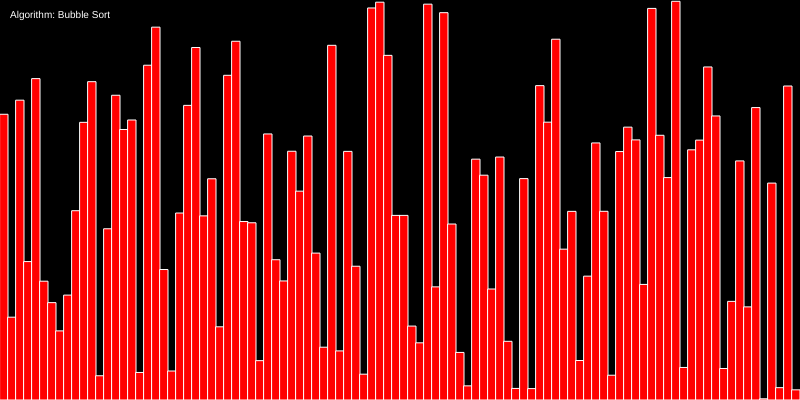
Frame 1 (no input)
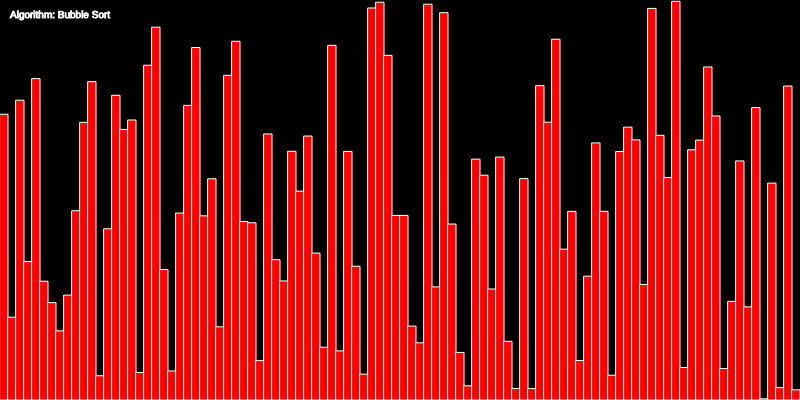
Frame 60 (no input)
Frame 120 (the mouse pressed at the canvas centre since frame 60): identical to frame 60, image omitted

The p5.js sketch that drew these frames (run headless with seeded random() and noise() and a simulated clock; from frame 60 on, the mouse is pressed at the canvas centre):

// p5.js sketch
// ── sketch.js
let values = [];
let quickStack = [];
let mergeWidth = 1;
let mergeIndex = 0;
const NUM_BARS = 100;
let i = 0;
let j = 0;
let sorting = false;
let sortingStep = bubbleSortStep;
let speedSlider;
let pivotIndex = -1;
let descriptionDiv;


function createRandomArray(size) {
    let arr = [];
    for (let i = 0; i < size; i++) {
        arr.push(random(height));
    }
    return arr;
}

function setup() {
    createCanvas(800, 400); //Setting up screen
    let resetButton = createButton('Reset');
    resetButton.mousePressed(() => {
        values = createRandomArray(NUM_BARS);
        i = 0;
        j = 0;
        sorting = false;
        mergeWidth = 1;
        mergeIndex = 0;

    });
    let bubbleButton = createButton('Bubble Sort');
    bubbleButton.mousePressed(() => {
        i = 0;
        j = 0;
        sorting = true;
        sortingStep = bubbleSortStep;
        updateDescription(); // ← add this

    });
    let QuickSortButton = createButton('Quick Sort');
    QuickSortButton.mousePressed(() => {
        i = 0;
        j = 0;
        sorting = true;
        sortingStep = QuickSortStep;
        quickStack = [{ start: 0, end: values.length - 1 }];
        updateDescription(); // ← add this

    });
        let MergeSortButton = createButton('Merge Sort');
    MergeSortButton.mousePressed(() => {
        i = 0;
        j = 0;
        mergeWidth = 1;
        mergeIndex = 0;
        sorting = true;
        sortingStep = mergeSortStep;
        updateDescription(); // ← add this


    });
    speedSlider = createSlider(1, 60, 30);
    createP("Speed").position(450, 467);
    descriptionDiv = createDiv();
    descriptionDiv.style('color', 'black');
    descriptionDiv.style('font-family', 'monospace');
    descriptionDiv.style('margin-top', '10px');
    descriptionDiv.style('max-width', '700px');
    descriptionDiv.style('line-height', '1.5');
    descriptionDiv.position(10, height + 85);

    updateDescription(); // Set initial description

    values = createRandomArray(NUM_BARS)
    
}

function draw() {
    background(0); //black background
    textSize(10);
    fill(255);
    textAlign(LEFT, TOP);
    text(`Algorithm: ${getCurrentAlgorithmName()}`, 10, 10);

    if (sorting) {
        sortingStep(values)
        if (sortingStep == bubbleSortStep) {
            drawBars(values, [j, j + 1]);
        } else if (sortingStep == mergeSortStep) {
            drawBars(values, Array.from({length: 2 * mergeWidth }, (_, k) => mergeIndex - 2 * mergeWidth + k));
        } else if (sortingStep == QuickSortStep) {
            drawBars(values, [pivotIndex]);
        }
        frameRate(speedSlider.value());

    } else {
        drawBars(values);
}
}


function drawBars(arr, highlightIndicies = []){
    let barWidth = width / arr.length;
        for (let i = 0; i < arr.length; i++) {
            stroke(255); //bar outline
            if (highlightIndicies.includes(i)) {
                fill(0, 255, 0); //highlights green
            } else {
                fill(255, 0, 0); //Red bar
            }
            rect(i * barWidth, height - arr[i], barWidth, arr[i]);
        }
}

function bubbleSortStep(values) {
    if (values[j] > values[j + 1]) {
        swap(values, j, j + 1);
    }
    j++;

    if (j >= values.length - i - 1) {
        j = 0;
        i++;
    }
    
    if (i >= values.length) {
        sorting = false;
    }


}
function mergeSortStep(values) {
    if (mergeIndex < values.length){
        let left = values.slice(mergeIndex, mergeIndex + mergeWidth);
        let right = values.slice(mergeIndex + mergeWidth, mergeIndex + 2 * mergeWidth);
        let merged = doMerge(left, right)
        for (let k = 0; k < merged.length; k++) {
            values[mergeIndex + k] = merged[k];
        }
        mergeIndex += 2 * mergeWidth;
    } else {
        mergeIndex = 0;
        mergeWidth *= 2;
        if (mergeWidth >= values.length) {
            sorting = false;
        }
    }
}
function doMerge(arr1, arr2) {
    let i = 0;
    let j = 0;
    let sorted = []
    while (i < arr1.length && j < arr2.length) {
        if (arr1[i] < arr2[j]) {
            sorted.push(arr1[i++]);
        } else {
            sorted.push(arr2[j++]);
        }
    }
    while (i < arr1.length) sorted.push(arr1[i++]);
    while (j < arr2.length) sorted.push(arr2[j++]);
    return sorted;
}
function keyPressed() {
    if (key == 'B') {
        i = 0;
        j = 0;
        sorting = true;
        sortingStep = bubbleSortStep;
    }
    if (key == 'R') {
        values = createRandomArray(NUM_BARS)
    }
}

function swap(arr, a, b) {
    let temp = arr[a];
    arr[a] = arr[b];
    arr[b] = temp;
}

function QuickSortStep(values) {
    if (quickStack.length > 0) {
        let { start, end } = quickStack.pop();

        if (start < end) {
            pivotIndex = partition(values, start, end);
            quickStack.push({start: start, end: pivotIndex -1 });
            quickStack.push({start: pivotIndex + 1, end: end });
        }
    } else {
        sorting = false;
    }
}

function partition(arr, start, end) {
    let pivot = arr[end];
    let i = start;
    for (let j = start; j < end; j++) {
        if (arr[j] < pivot) {
            swap(arr, i, j)
            i++
        } 
    }
    swap(arr, i, end);
    return i;
}
function getCurrentAlgorithmName() {
  if (sortingStep === bubbleSortStep) return 'Bubble Sort';
  if (sortingStep === QuickSortStep) return 'Quick Sort';
  if (sortingStep === mergeSortStep) return 'Merge Sort';
  return '';
}

function updateDescription() {
    let title = getCurrentAlgorithmName();
    let desc = '';

    if (title === 'Bubble Sort') {
        desc = `
            Bubble Sort is a simple comparison-based algorithm.<br><br>
            It works by repeatedly stepping through the list, comparing adjacent elements, and swapping them if they are in the wrong order. This process is repeated until no more swaps are needed — meaning the list is sorted.<br><br>
            Although easy to understand and implement, it's highly inefficient for large datasets because it performs many unnecessary comparisons.<br><br>
            <b>Best case:</b> O(n) – when already sorted<br>
            <b>Average/Worst case:</b> O(n²)<br>
            <b>Space complexity:</b> O(1)<br>
            <b>Stable:</b> Yes
        `;
    } else if (title === 'Quick Sort') {
        desc = `
            Quick Sort is a highly efficient divide-and-conquer algorithm.<br><br>
            It works by selecting a 'pivot' element and partitioning the other elements into two groups: those less than the pivot and those greater than it. The pivot is then in its final position, and the same process is recursively applied to the left and right subarrays.<br><br>
            Quick Sort is very fast for average cases but can degrade if poor pivots are consistently chosen (e.g., already sorted input).<br><br>
            <b>Best/Average case:</b> O(n log n)<br>
            <b>Worst case:</b> O(n²) – typically avoided with good pivot selection<br>
            <b>Space complexity:</b> O(log n) due to recursion<br>
            <b>Stable:</b> No
        `;
    } else if (title === 'Merge Sort') {
        desc = `
            Merge Sort is a reliable and predictable divide-and-conquer algorithm.<br><br>
            It works by splitting the array into halves until single-element arrays are reached, then merging them back together in sorted order. Because of this, it's very consistent regardless of input.<br><br>
            It's ideal for sorting large datasets or linked lists, but it requires extra memory for the merged arrays.<br><br>
            <b>Time complexity:</b> O(n log n) in all cases<br>
            <b>Space complexity:</b> O(n)<br>
            <b>Stable:</b> Yes
        `;
    }

    descriptionDiv.html(`<h3>${title}</h3><p>${desc}</p>`);
}

// ── style.css
body {
  background-color: #111;
  color: #fff;
  font-family: 'Fira Code', 'Courier New', monospace;
  margin: 20px;
  text-align: left;
}

canvas {
  display: block;
  margin-bottom: 20px;
  border: 1px solid #444;
  box-shadow: 0 0 10px #000;
}

button, .p5Button, .p5Slider {
  margin-right: 10px;
  margin-bottom: 10px;
  padding: 8px 12px;
  background-color: #222;
  color: #fff;
  border: 1px solid #555;
  border-radius: 4px;
  cursor: pointer;
  font-size: 14px;
}

button:hover, .p5Button:hover {
  background-color: #333;
}

h3 {
  margin-top: 10px;
  font-size: 18px;
  color: #0ff;
}

p {
  font-size: 14px;
  line-height: 1.6;
  color: #ccc;
}
